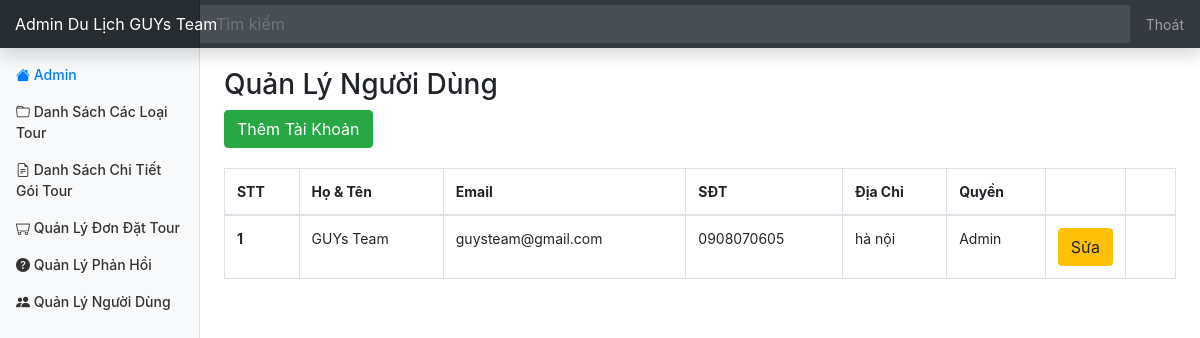
Page /admin/user/index.php (signed in) on the committed database.
### tables this page shows
CREATE TABLE `User` (
  `id` int(11) NOT NULL,
  `fullname` varchar(50) DEFAULT NULL,
  `email` varchar(150) DEFAULT NULL,
  `phone_number` varchar(20) DEFAULT NULL,
  `address` varchar(200) DEFAULT NULL,
  `password` varchar(32) DEFAULT NULL,
  `role_id` int(11) DEFAULT NULL,
  `created_at` datetime DEFAULT NULL,
  `updated_at` datetime DEFAULT NULL,
  `deleted` int(11) DEFAULT NULL
);

CREATE TABLE `Role` (
  `id` int(11) NOT NULL,
  `name` varchar(20) NOT NULL
);

### database/dbhelper.php (called while the page is built, shortened)
<?php
function executeResult($sql, $isSingle = false) {
	$data = null;
	$conn = mysqli_connect(HOST, USERNAME, PASSWORD, DATABASE);
	mysqli_set_charset($conn, 'utf8');
	$resultset = mysqli_query($conn, $sql);
	if($isSingle) {
		$data = mysqli_fetch_array($resultset, 1);
	} else {
		$data = [];
		while(($row = mysqli_fetch_array($resultset, 1)) != null) {
			$data[] = $row;
		}
	}
	return $data;
}

### admin/user/index.php (the view, shortened to what this page needs)
<?php
	require_once('../layouts/header.php');
	$sql = "select User.*, Role.name as role_name from User left join Role on User.role_id = Role.id where User.deleted = 0";
	$data = executeResult($sql);
?>
<div class="row" style="margin-top: 20px;">
	<div class="col-md-12 table-responsive">
		<h3>Quản Lý Người Dùng</h3>
		<a href="editor.php"><button class="btn btn-success">Thêm Tài Khoản</button></a>
		<table class="table table-bordered table-hover" style="margin-top: 20px;">
			<thead>
				<tr>
					<th>STT</th>
					<th>Họ & Tên</th>
					<th>Email</th>
					<th>SĐT</th>
					<th>Địa Chỉ</th>
					<th>Quyền</th>
					<th style="width: 50px"></th>
					<th style="width: 50px"></th>
				</tr>
			</thead>
			<tbody>
<?php
	$index = 0;
	foreach($data as $item) {
		echo '<tr>
					<th>'.(++$index).'</th>
					<td>'.$item['fullname'].'</td>
					<td>'.$item['email'].'</td>
					<td>'.$item['phone_number'].'</td>
					<td>'.$item['address'].'</td>
					<td>'.$item['role_name'].'</td>
					<td style="width: 50px">
						<a href="editor.php?id='.$item['id'].'"><button class="btn btn-warning">Sửa</button></a>
					</td>
					<td style="width: 50px">';
		echo '
					</td>
				</tr>';
	}
?>
			</tbody>
		</table>
	</div>
</div>
<?php
	require_once('../layouts/footer.php');
?>

### assets/css/dashboard.css (style rules this page uses)
body { font-size: .875rem; }

### rows in the picture
user: fullname "GUYs Team", email "guysteam@gmail.com", phone_number "0908070605", address "hà nội", role.name "Admin"
